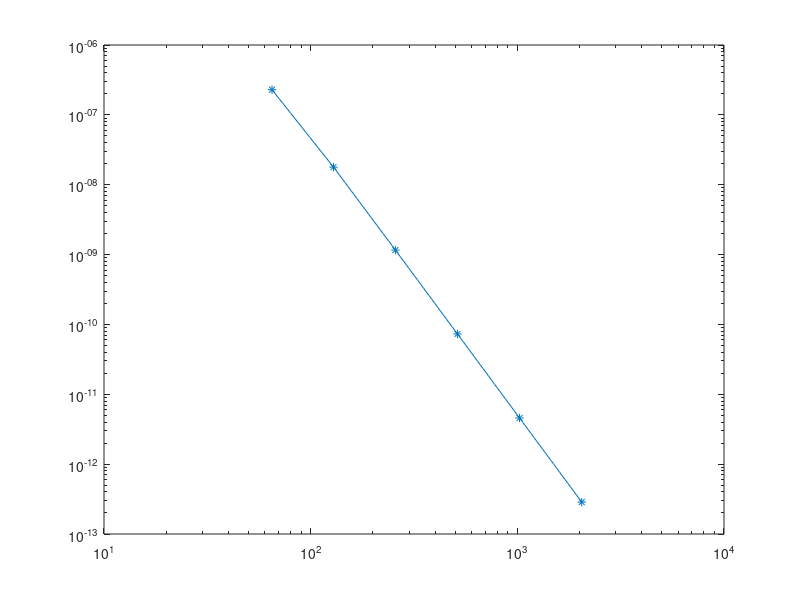

Source code (MATLAB):
%% Exercise # 1 -  Numerical methods for ODEs
% Course: Numerical Methods For Differential Equations
% Name: Alexandre da Rocha Rodrigues
% Matricola: 2039952
% November 2021

close all
clear all

%% Question 2
% 4-stage Runge-Kutta method:
% y(n+2) = y(n) + h/3 * (f(n) + 4*f(n+1) + f(n+2));

% y' = -10y^2;

f = @(y) -10*y^2; 

%% Constants
ks= 5:10;
T = 2;
hs = 2.^-ks;
errorf = zeros(length(hs),1);
Nsteps = zeros(length(hs),1);
ie = 1;

for h=hs
    ts = 0:h:T;
    
    N = length(ts);
    y = zeros(N,1);
    y(1) = 1;

    y_exact = 1./(10.*ts + 1);
    
    % Main Method
    for i=2:N
        k1 = f(y(i-1));
        k2 = f(y(i-1)+h/2*k1);
        k3 = f(y(i-1)+h/2*k2);
        k4 = f(y(i-1)+h*k3);
        
        y(i) = y(i-1) + h/6 * (k1 + 2*k2 + 2*k3 + k4);
    end
    
    Nsteps(ie) = N;
    errorf(ie) = abs(y(end)-y_exact(end));
    ie=ie+1;
   
end
  
loglog(Nsteps,errorf,'-*')
format longEng
tab = [transpose(hs) errorf]
format default

